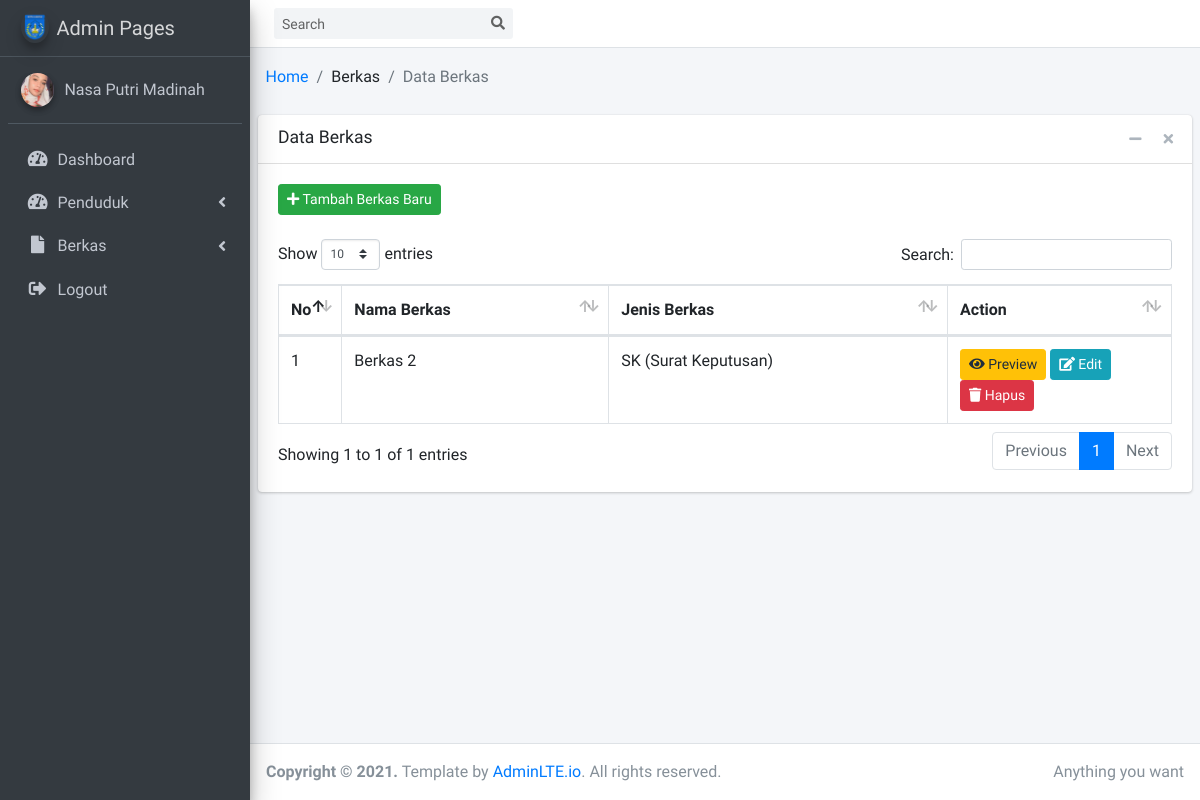
The page /admin/?page=berkas (signed in) on the database its author committed.
### tables this page shows
CREATE TABLE IF NOT EXISTS `tb_berkas` (
  `id` int(11) NOT NULL AUTO_INCREMENT,
  `nama_berkas` varchar(255) DEFAULT NULL,
  `jenis_berkas` varchar(50) DEFAULT NULL,
  `berkas` varchar(255) DEFAULT NULL,
  PRIMARY KEY (`id`)
);

CREATE TABLE IF NOT EXISTS `tb_jenis_berkas` (
  `id` int(11) NOT NULL AUTO_INCREMENT,
  `jenis_berkas` varchar(100) DEFAULT NULL,
  PRIMARY KEY (`id`)
);

### admin/model/model_berkas.php (called while the page is built, shortened)
<?php
class Berkas {
    function koneksi(){
        $db = new Connection();
        $koneksi = $db->ConnectionMySQLi();
        return $koneksi;
    }
    function get_all_berkas(){
        $data = [];
        $sql = "SELECT * FROM tb_berkas";
        $query = $this->koneksi()->query($sql);
        while($row = $query->fetch_array()){
            $data[] = $row;
        }
        return $data;
    }
    function get_jenis_berkas_desc($id){
        $sql = "SELECT jenis_berkas FROM tb_jenis_berkas WHERE id='".$id."'";
        $query = $this->koneksi()->query($sql);
        $data = $query->fetch_array();
        return $data['jenis_berkas'];
    }
}
?>

### admin/pages/berkas.php (the view, shortened to what this page needs)
<?php
$component = isset($_GET['component']) ? $_GET['component'] : null;
switch($component){
?>
<?php
    default:
?>
<section class="content-header">
    <div class="container-fluid">
        <div class="row mb-2">
            <div class="col-sm-12">
                <ol class="breadcrumb float-sm-left">
                    <li class="breadcrumb-item"><a href="#">Home</a></li>
                    <li class="breadcrumb-item ">Berkas</li>
                    <li class="breadcrumb-item active">Data Berkas</li>
                </ol>
            </div>
        </div>
    </div>
</section>
<section class="content">
    <div class="card">
        <div class="card-header">
            <h3 class="card-title">Data Berkas</h3>
            <div class="card-tools">
                <button type="button" class="btn btn-tool" data-card-widget="collapse" data-toggle="tooltip" title="Collapse">
                <i class="fas fa-minus"></i></button>
                <button type="button" class="btn btn-tool" data-card-widget="remove" data-toggle="tooltip" title="Remove">
                <i class="fas fa-times"></i></button>
            </div>
        </div>
        <div class="card-body">
            <a href="?page=berkas&component=tambah" class="btn btn-success btn-sm"><span class="fa fa-plus"></span> Tambah Berkas Baru</a><br><br>
            <table class="table table-bordered " id="data-table">
                <thead>
                    <tr>
                        <th width="7%">No</th>
                        <th>Nama Berkas</th>
                        <th>Jenis Berkas</th>
                        <th width="25%">Action</th>
                    </tr>
                </thead>
                <tbody>
                <?php
                    $no = 1;
                    $data_berkas = $berkas->get_all_berkas();
                    if(!empty($data_berkas)){
                        foreach($data_berkas as $data){
                ?>
                    <tr>
                        <td><?= $no++ ?></td>
                        <td><?= $data['nama_berkas'] ?></td>
                        <td><?= $berkas->get_jenis_berkas_desc($data['jenis_berkas']) ?></td>
                        <td>
                            <a href="./uploads/<?= $data['berkas']?>" class="edit btn btn-warning btn-sm" target="_blank"><span class="fa fa-eye"></span> Preview</a>
                            <a href="?page=berkas&component=edit&id=<?= $data['id'] ?>" class="edit btn btn-info btn-sm"><span class="fa fa-edit"></span> Edit</a>
                            <a href="#" onclick="if(confirm('Apakah Ingin Menghapus Data?')){location.href='?page=berkas&id_berkas=<?= $data['id'] ?>'}" class="btn btn-danger btn-sm"><span class="fa fa-trash"></span> Hapus</a>
                        </td>
                    </tr>
                <?php } } ?>
                </tbody>
            </table>
        </div>
    </div>
</section>
<?php
    break;
}
?>

### rows shown on the page
tb_berkas: nama_berkas "Berkas 2", jenis_berkas.jenis_berkas "SK (Surat Keputusan)"
